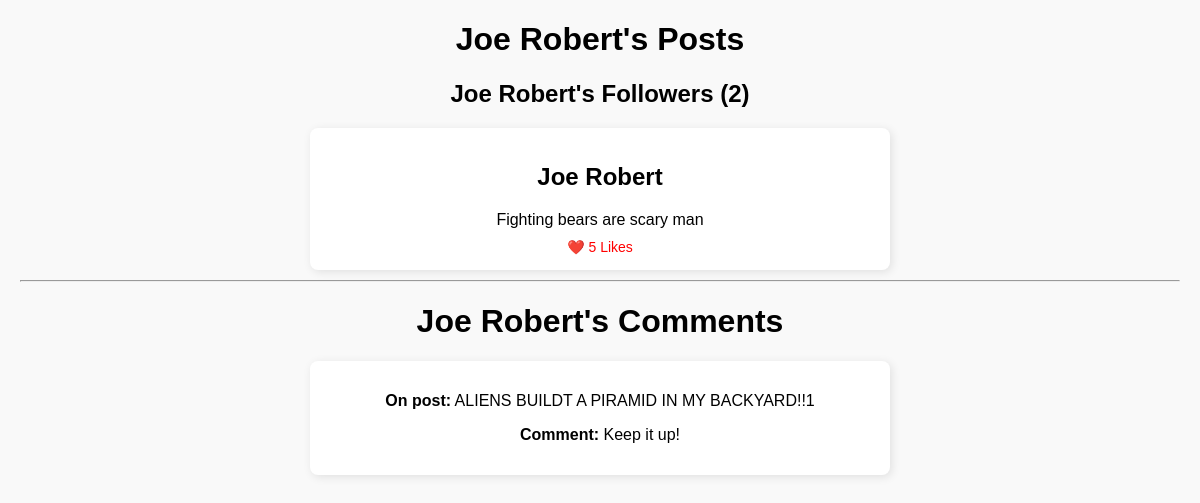
/user/Joe Robert/, run on the app's committed database.
### tables this page shows
CREATE TABLE users (
                                user_id INTEGER PRIMARY KEY,
                                username TEXT NOT NULL,
                                intrests TEXT,
                                followers INT
                            );

CREATE TABLE posts (
                                post_id INTEGER PRIMARY KEY AUTOINCREMENT,
                                user_id NOT NULL,
                                content TEXT,
                                likes INT,
                                created_at TIMESTAMP DEFAULT CURRENT_TIMESTAMP,
                                FOREIGN KEY (user_id) REFERENCES users (user_id)
                            );

CREATE TABLE comments (
                                comment_id INTEGER PRIMARY KEY AUTOINCREMENT,
                                post_id NOT NULL,
                                user_id NOT NULL,
                                content TEXT,
                                created_at TIMESTAMP DEFAULT CURRENT_TIMESTAMP,
                                FOREIGN KEY (user_id) REFERENCES users (user_id),
                                FOREIGN KEY (post_id) REFERENCES Posts(post_id)
                            );

### app.py (the view)
@app.route("/user/<string:username>/")
def user_page(username):
    conn = sqlite3.connect("database.db")
    cursor = conn.cursor()
    cursor.execute("SELECT user_id FROM users WHERE username = ?", (username,))
    row = cursor.fetchone()
    conn.close()
    user_id = row[0]
    posts = get_all_posts_with_likes()
    user_comments = get_user_comments(user_id)
    followers = get_user_followers(user_id)
    user_posts = [post for post in posts if post[1] == username]
    return render_template("user_page.html",
                           username=username,
                           user_posts=user_posts,
                           user_comments=user_comments,
                           followers=followers)

### app.py (called while the page is built)
def get_user_comments(user_id):
    conn = sqlite3.connect("database.db")
    cursor = conn.cursor()
    cursor.execute("""
        SELECT posts.content, comments.content
        FROM comments
        JOIN posts ON comments.post_id = posts.post_id
        WHERE comments.user_id = ?;
    """, (user_id,))
    user_comments = cursor.fetchall()
    conn.close()
    return user_comments

def get_all_posts_with_likes():
    conn = sqlite3.connect("database.db")
    cursor = conn.cursor()
    cursor.execute("""
        SELECT posts.post_id, users.username, posts.content,
               (SELECT COUNT(*) FROM likes WHERE likes.post_id = posts.post_id)
        FROM posts
        JOIN users ON posts.user_id = users.user_id
        ORDER BY posts.created_at DESC
    """)
    posts = cursor.fetchall()
    conn.close()
    return posts

def get_user_followers(user_id):
    conn = sqlite3.connect("database.db")
    cursor = conn.cursor()
    cursor.execute("""
        SELECT users.username
        FROM followers
        JOIN users ON followers.user1_id = users.user_id
        WHERE followers.user2_id = ?
    """, (user_id,))
    followers = [row[0] for row in cursor.fetchall()]
    conn.close()
    return followers

### templates/user_page.html (shortened to what this page needs)
<!DOCTYPE html>
<html>
<head>
</head>
<body>
<h1>{{ username }}'s Posts</h1>
<h2>{{ username }}'s Followers <strong>({{ followers | length }})</strong></h2>
<div class="profile-container">
    {% for post in user_posts %}
    <div class="post">
        <div class="username">
            <h2> {{ username }}</h2>
        </div>
        <div class="content">{{ post[2] }}</div>
        <div class="likes">❤️ {{ post[3] }} Likes</div>
    </div>
    {% endfor %}
</div>
<hr>
<h1 style="justify-self: center">{{ username }}'s Comments</h1>
<div class="profile-container">
    {% for post_content, comment_content in user_comments %}
    <div class="post">
        <p><strong>On post:</strong> {{ post_content }}</p>
        <p><strong>Comment:</strong> {{ comment_content }}</p>
    </div>
    {% endfor %}
</div>
</body>
</html>

### templates/user_page.html (style rules this page uses)
body { font-family: Arial, sans-serif; background-color: #f9f9f9; margin: 20px; }
.profile-container { width: 50%; margin: 0 auto; text-align: center; }
.post { background: white; padding: 15px; margin-bottom: 10px; border-radius: 8px; box-shadow: 2px 2px 10px rgba(0, 0, 0, 0.1); }
.content { margin: 10px 0; }
.likes { color: red; font-size: 14px; }
h1, h2 { justify-self: center; }

### data on the page
users: username "Joe Robert"
posts: username "Joe Robert", content "Fighting bears are scary man", post "5"
comments: content "ALIENS BUILDT A PIRAMID IN MY BACKYARD!!1", content "Keep it up!"

### other printed values
{{ followers | length }} "2"
